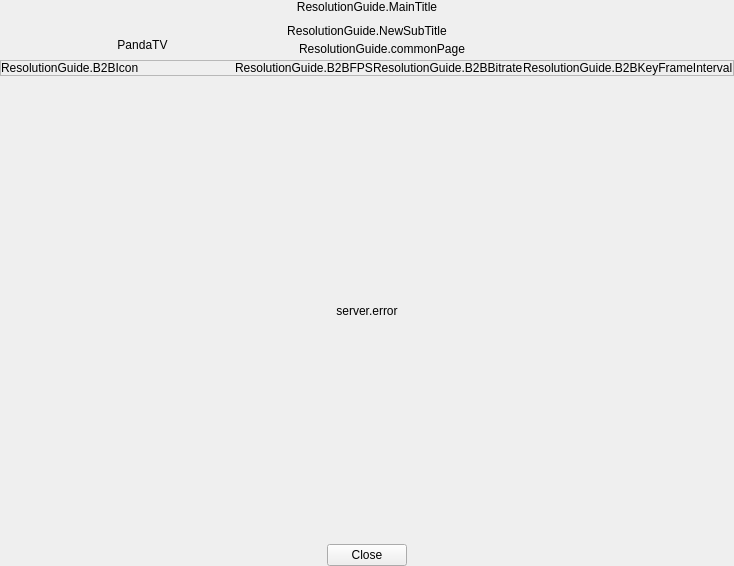
<?xml version="1.0" encoding="UTF-8"?>
<ui version="4.0">
 <class>ResolutionGuidePage</class>
 <widget class="QWidget" name="ResolutionGuidePage">
  <property name="geometry">
   <rect>
    <x>0</x>
    <y>0</y>
    <width>734</width>
    <height>566</height>
   </rect>
  </property>
  <property name="windowTitle">
   <string>ResolutionGuide.MainTitle</string>
  </property>
  <layout class="QVBoxLayout" name="verticalLayout_4">
   <property name="spacing">
    <number>0</number>
   </property>
   <property name="leftMargin">
    <number>0</number>
   </property>
   <property name="topMargin">
    <number>0</number>
   </property>
   <property name="rightMargin">
    <number>0</number>
   </property>
   <property name="bottomMargin">
    <number>0</number>
   </property>
   <item>
    <layout class="QVBoxLayout" name="verticalLayout_2">
     <property name="spacing">
      <number>10</number>
     </property>
     <item>
      <widget class="QLabel" name="MainTitleLabel">
       <property name="text">
        <string>ResolutionGuide.MainTitle</string>
       </property>
       <property name="alignment">
        <set>Qt::AlignCenter</set>
       </property>
      </widget>
     </item>
     <item>
      <widget class="QLabel" name="SubtitleLabel">
       <property name="text">
        <string>ResolutionGuide.NewSubTitle</string>
       </property>
       <property name="alignment">
        <set>Qt::AlignCenter</set>
       </property>
      </widget>
     </item>
    </layout>
   </item>
   <item>
    <widget class="QFrame" name="TabFrame">
     <property name="frameShape">
      <enum>QFrame::NoFrame</enum>
     </property>
     <property name="frameShadow">
      <enum>QFrame::Raised</enum>
     </property>
     <layout class="QHBoxLayout" name="horizontalLayout_5">
      <property name="spacing">
       <number>0</number>
      </property>
      <property name="leftMargin">
       <number>30</number>
      </property>
      <property name="topMargin">
       <number>0</number>
      </property>
      <property name="rightMargin">
       <number>0</number>
      </property>
      <property name="bottomMargin">
       <number>0</number>
      </property>
      <item>
       <widget class="QPushButton" name="B2BTab">
        <property name="minimumSize">
         <size>
          <width>0</width>
          <height>0</height>
         </size>
        </property>
        <property name="text">
         <string/>
        </property>
        <property name="checkable">
         <bool>true</bool>
        </property>
        <property name="autoExclusive">
         <bool>true</bool>
        </property>
        <property name="flat">
         <bool>true</bool>
        </property>
        <layout class="QHBoxLayout" name="horizontalLayout_8">
         <property name="spacing">
          <number>0</number>
         </property>
         <property name="leftMargin">
          <number>0</number>
         </property>
         <property name="topMargin">
          <number>0</number>
         </property>
         <property name="rightMargin">
          <number>0</number>
         </property>
         <property name="bottomMargin">
          <number>0</number>
         </property>
         <item>
          <spacer name="horizontalSpacer_6">
           <property name="orientation">
            <enum>Qt::Horizontal</enum>
           </property>
           <property name="sizeHint" stdset="0">
            <size>
             <width>40</width>
             <height>20</height>
            </size>
           </property>
          </spacer>
         </item>
         <item>
          <widget class="QLabel" name="B2BServerName">
           <property name="sizePolicy">
            <sizepolicy hsizetype="Preferred" vsizetype="Preferred">
             <horstretch>0</horstretch>
             <verstretch>0</verstretch>
            </sizepolicy>
           </property>
           <property name="text">
            <string>PandaTV</string>
           </property>
           <property name="alignment">
            <set>Qt::AlignHCenter|Qt::AlignTop</set>
           </property>
          </widget>
         </item>
         <item>
          <widget class="QPushButton" name="updateButton">
           <property name="sizePolicy">
            <sizepolicy hsizetype="Minimum" vsizetype="Fixed">
             <horstretch>0</horstretch>
             <verstretch>0</verstretch>
            </sizepolicy>
           </property>
           <property name="toolTip">
            <string>updat.B2B.Resolution</string>
           </property>
           <property name="text">
            <string/>
           </property>
           <property name="checkable">
            <bool>false</bool>
           </property>
           <property name="autoExclusive">
            <bool>false</bool>
           </property>
           <property name="flat">
            <bool>true</bool>
           </property>
          </widget>
         </item>
         <item>
          <spacer name="horizontalSpacer_4">
           <property name="orientation">
            <enum>Qt::Horizontal</enum>
           </property>
           <property name="sizeHint" stdset="0">
            <size>
             <width>40</width>
             <height>20</height>
            </size>
           </property>
          </spacer>
         </item>
        </layout>
       </widget>
      </item>
      <item alignment="Qt::AlignVCenter">
       <widget class="QPushButton" name="otherTab">
        <property name="text">
         <string>ResolutionGuide.commonPage</string>
        </property>
        <property name="checkable">
         <bool>true</bool>
        </property>
        <property name="autoExclusive">
         <bool>true</bool>
        </property>
        <property name="flat">
         <bool>true</bool>
        </property>
       </widget>
      </item>
      <item>
       <spacer name="horizontalSpacer_5">
        <property name="orientation">
         <enum>Qt::Horizontal</enum>
        </property>
        <property name="sizeType">
         <enum>QSizePolicy::Expanding</enum>
        </property>
        <property name="sizeHint" stdset="0">
         <size>
          <width>40</width>
          <height>20</height>
         </size>
        </property>
       </spacer>
      </item>
     </layout>
    </widget>
   </item>
   <item>
    <widget class="QFrame" name="ContentFrame">
     <property name="sizePolicy">
      <sizepolicy hsizetype="Preferred" vsizetype="Expanding">
       <horstretch>0</horstretch>
       <verstretch>0</verstretch>
      </sizepolicy>
     </property>
     <layout class="QVBoxLayout" name="ContentFrameLayout">
      <property name="spacing">
       <number>2</number>
      </property>
      <property name="leftMargin">
       <number>0</number>
      </property>
      <property name="topMargin">
       <number>0</number>
      </property>
      <property name="rightMargin">
       <number>0</number>
      </property>
      <property name="bottomMargin">
       <number>0</number>
      </property>
      <item>
       <widget class="QStackedWidget" name="stackedWidget">
        <property name="currentIndex">
         <number>0</number>
        </property>
        <widget class="QWidget" name="B2BPage">
         <layout class="QVBoxLayout" name="verticalLayout">
          <property name="spacing">
           <number>2</number>
          </property>
          <property name="leftMargin">
           <number>0</number>
          </property>
          <property name="topMargin">
           <number>0</number>
          </property>
          <property name="rightMargin">
           <number>0</number>
          </property>
          <property name="bottomMargin">
           <number>0</number>
          </property>
          <item>
           <widget class="QFrame" name="B2BHeaderFrame">
            <property name="frameShape">
             <enum>QFrame::StyledPanel</enum>
            </property>
            <property name="frameShadow">
             <enum>QFrame::Raised</enum>
            </property>
            <layout class="QHBoxLayout" name="horizontalLayout_7">
             <property name="spacing">
              <number>0</number>
             </property>
             <property name="leftMargin">
              <number>0</number>
             </property>
             <property name="topMargin">
              <number>0</number>
             </property>
             <property name="rightMargin">
              <number>0</number>
             </property>
             <property name="bottomMargin">
              <number>0</number>
             </property>
             <item>
              <widget class="QLabel" name="B2BIcon">
               <property name="text">
                <string>ResolutionGuide.B2BIcon</string>
               </property>
               <property name="alignment">
                <set>Qt::AlignLeading|Qt::AlignLeft|Qt::AlignVCenter</set>
               </property>
              </widget>
             </item>
             <item>
              <widget class="QLabel" name="B2BTemplateName">
               <property name="text">
                <string/>
               </property>
              </widget>
             </item>
             <item>
              <widget class="QLabel" name="B2BFPS">
               <property name="text">
                <string>ResolutionGuide.B2BFPS</string>
               </property>
              </widget>
             </item>
             <item>
              <widget class="QLabel" name="B2BBitrate">
               <property name="text">
                <string>ResolutionGuide.B2BBitrate</string>
               </property>
              </widget>
             </item>
             <item>
              <widget class="QLabel" name="B2BKeyFrameInterval">
               <property name="sizePolicy">
                <sizepolicy hsizetype="Preferred" vsizetype="Preferred">
                 <horstretch>0</horstretch>
                 <verstretch>0</verstretch>
                </sizepolicy>
               </property>
               <property name="text">
                <string>ResolutionGuide.B2BKeyFrameInterval</string>
               </property>
              </widget>
             </item>
            </layout>
           </widget>
          </item>
          <item>
           <widget class="QScrollArea" name="B2BScrollArea">
            <property name="frameShape">
             <enum>QFrame::NoFrame</enum>
            </property>
            <property name="horizontalScrollBarPolicy">
             <enum>Qt::ScrollBarAlwaysOff</enum>
            </property>
            <property name="sizeAdjustPolicy">
             <enum>QAbstractScrollArea::AdjustToContents</enum>
            </property>
            <property name="widgetResizable">
             <bool>true</bool>
            </property>
            <widget class="QWidget" name="B2BscrollAreaWidget">
             <property name="geometry">
              <rect>
               <x>0</x>
               <y>0</y>
               <width>734</width>
               <height>454</height>
              </rect>
             </property>
             <property name="sizePolicy">
              <sizepolicy hsizetype="Preferred" vsizetype="Expanding">
               <horstretch>0</horstretch>
               <verstretch>0</verstretch>
              </sizepolicy>
             </property>
             <layout class="QVBoxLayout" name="B2BScrollLayout">
              <property name="spacing">
               <number>2</number>
              </property>
              <property name="leftMargin">
               <number>0</number>
              </property>
              <property name="topMargin">
               <number>0</number>
              </property>
              <property name="rightMargin">
               <number>0</number>
              </property>
              <property name="bottomMargin">
               <number>0</number>
              </property>
              <item alignment="Qt::AlignHCenter|Qt::AlignVCenter">
               <widget class="QLabel" name="errorLabel">
                <property name="sizePolicy">
                 <sizepolicy hsizetype="Preferred" vsizetype="Preferred">
                  <horstretch>0</horstretch>
                  <verstretch>0</verstretch>
                 </sizepolicy>
                </property>
                <property name="text">
                 <string>server.error</string>
                </property>
                <property name="alignment">
                 <set>Qt::AlignCenter</set>
                </property>
               </widget>
              </item>
             </layout>
            </widget>
           </widget>
          </item>
         </layout>
        </widget>
        <widget class="QWidget" name="commonPage">
         <layout class="QVBoxLayout" name="verticalLayout_5">
          <property name="spacing">
           <number>2</number>
          </property>
          <property name="leftMargin">
           <number>0</number>
          </property>
          <property name="topMargin">
           <number>0</number>
          </property>
          <property name="rightMargin">
           <number>0</number>
          </property>
          <property name="bottomMargin">
           <number>0</number>
          </property>
          <item>
           <widget class="QFrame" name="HeaderFrame">
            <layout class="QHBoxLayout" name="horizontalLayout">
             <property name="spacing">
              <number>0</number>
             </property>
             <property name="leftMargin">
              <number>0</number>
             </property>
             <property name="topMargin">
              <number>0</number>
             </property>
             <property name="rightMargin">
              <number>0</number>
             </property>
             <property name="bottomMargin">
              <number>0</number>
             </property>
             <item>
              <widget class="QFrame" name="IconFrame">
               <property name="frameShape">
                <enum>QFrame::NoFrame</enum>
               </property>
               <property name="frameShadow">
                <enum>QFrame::Raised</enum>
               </property>
               <layout class="QHBoxLayout" name="horizontalLayout_3">
                <property name="spacing">
                 <number>0</number>
                </property>
                <property name="leftMargin">
                 <number>0</number>
                </property>
                <property name="topMargin">
                 <number>0</number>
                </property>
                <property name="rightMargin">
                 <number>0</number>
                </property>
                <property name="bottomMargin">
                 <number>0</number>
                </property>
                <item>
                 <widget class="QLabel" name="PlatformIcon">
                  <property name="text">
                   <string>ResolutionGuide.Icon</string>
                  </property>
                 </widget>
                </item>
               </layout>
              </widget>
             </item>
             <item>
              <widget class="QLabel" name="MiddleFrame">
               <property name="text">
                <string>ResolutionGuide.ApplyCol</string>
               </property>
              </widget>
             </item>
             <item>
              <widget class="QLabel" name="DescriptionLabel">
               <property name="sizePolicy">
                <sizepolicy hsizetype="Expanding" vsizetype="Preferred">
                 <horstretch>0</horstretch>
                 <verstretch>0</verstretch>
                </sizepolicy>
               </property>
               <property name="text">
                <string>ResolutionGuide.DescriptionCol</string>
               </property>
              </widget>
             </item>
            </layout>
           </widget>
          </item>
          <item>
           <widget class="QScrollArea" name="ContentScrollArea">
            <property name="frameShape">
             <enum>QFrame::NoFrame</enum>
            </property>
            <property name="verticalScrollBarPolicy">
             <enum>Qt::ScrollBarAsNeeded</enum>
            </property>
            <property name="horizontalScrollBarPolicy">
             <enum>Qt::ScrollBarAlwaysOff</enum>
            </property>
            <property name="sizeAdjustPolicy">
             <enum>QAbstractScrollArea::AdjustToContents</enum>
            </property>
            <property name="widgetResizable">
             <bool>true</bool>
            </property>
            <property name="alignment">
             <set>Qt::AlignLeading|Qt::AlignLeft|Qt::AlignTop</set>
            </property>
            <widget class="QWidget" name="scrollAreaWidgetContents">
             <property name="geometry">
              <rect>
               <x>0</x>
               <y>0</y>
               <width>734</width>
               <height>456</height>
              </rect>
             </property>
             <property name="sizePolicy">
              <sizepolicy hsizetype="Preferred" vsizetype="Expanding">
               <horstretch>0</horstretch>
               <verstretch>0</verstretch>
              </sizepolicy>
             </property>
             <layout class="QVBoxLayout" name="ScrollWidgetLayOut">
              <property name="spacing">
               <number>2</number>
              </property>
              <property name="leftMargin">
               <number>0</number>
              </property>
              <property name="topMargin">
               <number>0</number>
              </property>
              <property name="rightMargin">
               <number>0</number>
              </property>
              <property name="bottomMargin">
               <number>0</number>
              </property>
              <item>
               <widget class="QFrame" name="OtherInforFrame">
                <property name="sizePolicy">
                 <sizepolicy hsizetype="Preferred" vsizetype="Maximum">
                  <horstretch>0</horstretch>
                  <verstretch>0</verstretch>
                 </sizepolicy>
                </property>
                <layout class="QHBoxLayout" name="horizontalLayout_4">
                 <property name="spacing">
                  <number>0</number>
                 </property>
                 <property name="leftMargin">
                  <number>0</number>
                 </property>
                 <property name="topMargin">
                  <number>0</number>
                 </property>
                 <property name="rightMargin">
                  <number>0</number>
                 </property>
                 <property name="bottomMargin">
                  <number>0</number>
                 </property>
                 <item>
                  <widget class="QLabel" name="OtherLabel">
                   <property name="sizePolicy">
                    <sizepolicy hsizetype="Maximum" vsizetype="Maximum">
                     <horstretch>0</horstretch>
                     <verstretch>0</verstretch>
                    </sizepolicy>
                   </property>
                   <property name="text">
                    <string>ResolutionGuide.Other</string>
                   </property>
                   <property name="alignment">
                    <set>Qt::AlignLeading|Qt::AlignLeft|Qt::AlignVCenter</set>
                   </property>
                  </widget>
                 </item>
                 <item>
                  <widget class="QLabel" name="ResolutionOtherTipsLabel">
                   <property name="sizePolicy">
                    <sizepolicy hsizetype="Preferred" vsizetype="Maximum">
                     <horstretch>0</horstretch>
                     <verstretch>0</verstretch>
                    </sizepolicy>
                   </property>
                   <property name="text">
                    <string>ResolutionGuide.Tip</string>
                   </property>
                   <property name="alignment">
                    <set>Qt::AlignLeading|Qt::AlignLeft|Qt::AlignVCenter</set>
                   </property>
                  </widget>
                 </item>
                 <item>
                  <spacer name="horizontalSpacer_3">
                   <property name="orientation">
                    <enum>Qt::Horizontal</enum>
                   </property>
                   <property name="sizeHint" stdset="0">
                    <size>
                     <width>40</width>
                     <height>20</height>
                    </size>
                   </property>
                  </spacer>
                 </item>
                </layout>
               </widget>
              </item>
             </layout>
            </widget>
           </widget>
          </item>
         </layout>
        </widget>
       </widget>
      </item>
     </layout>
    </widget>
   </item>
   <item>
    <widget class="QFrame" name="BottomFrame">
     <layout class="QHBoxLayout" name="horizontalLayout_2">
      <property name="spacing">
       <number>0</number>
      </property>
      <property name="leftMargin">
       <number>0</number>
      </property>
      <property name="topMargin">
       <number>0</number>
      </property>
      <property name="rightMargin">
       <number>0</number>
      </property>
      <property name="bottomMargin">
       <number>0</number>
      </property>
      <item>
       <spacer name="horizontalSpacer">
        <property name="orientation">
         <enum>Qt::Horizontal</enum>
        </property>
        <property name="sizeHint" stdset="0">
         <size>
          <width>40</width>
          <height>20</height>
         </size>
        </property>
       </spacer>
      </item>
      <item>
       <widget class="QPushButton" name="CloseBtn">
        <property name="sizePolicy">
         <sizepolicy hsizetype="Maximum" vsizetype="Fixed">
          <horstretch>0</horstretch>
          <verstretch>0</verstretch>
         </sizepolicy>
        </property>
        <property name="text">
         <string>Close</string>
        </property>
       </widget>
      </item>
      <item>
       <spacer name="horizontalSpacer_2">
        <property name="orientation">
         <enum>Qt::Horizontal</enum>
        </property>
        <property name="sizeHint" stdset="0">
         <size>
          <width>40</width>
          <height>20</height>
         </size>
        </property>
       </spacer>
      </item>
     </layout>
    </widget>
   </item>
  </layout>
 </widget>
 <resources/>
 <connections/>
</ui>
